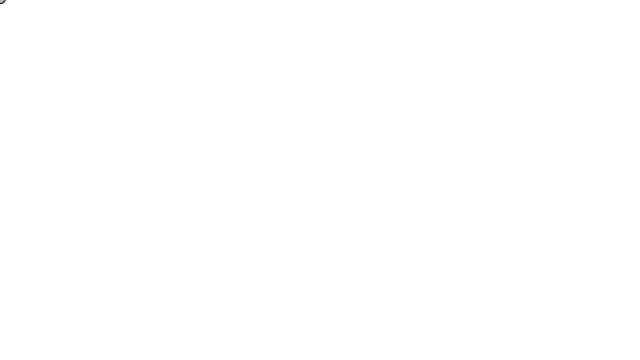
Frame 1 (no input)
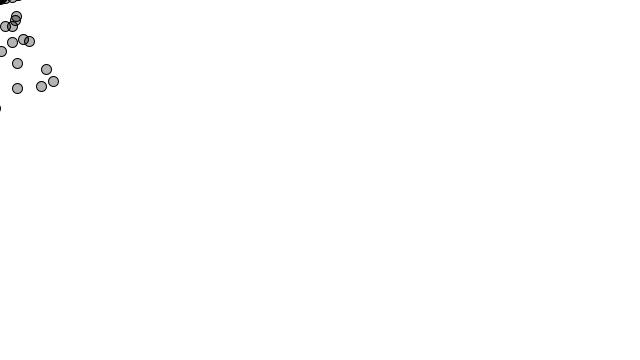
Frame 60 (the mouse pressed at the canvas centre just before this capture)
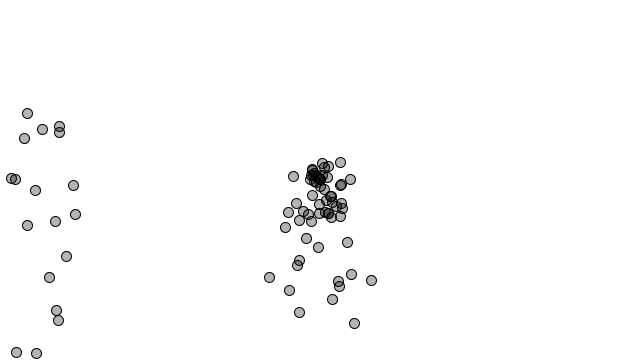
Frame 120 (the mouse held since frame 60 and released just before this capture)

The Processing sketch that drew these frames (run headless with seeded random() and noise(); from frame 60 on, the mouse is pressed at the canvas centre):

// Processing sketch: example_23_2_ArrayList
// ── example_23_2_ArrayList.pde
// Learning Processing
// Daniel Shiffman
// http://www.learningprocessing.com

// Example 23-2: Simple particle system with ArrayList

ArrayList<Particle> particles;

void setup() {
  size(640, 360);
  particles = new ArrayList<Particle>();
}

void draw() {
  // A new Particle object is added to the ArrayList every cycle through draw().
  particles.add(new Particle()); 

  background(255);
  // Iterate through our ArrayList and get each Particle
  // The ArrayList keeps track of the total number of particles.
  for (Particle p : particles) { 
    p.run();
    p.gravity();
    p.display();
  }

  // If the ArrayList has more than 100 elements in it, we delete the first element, using remove().
  if (particles.size() > 100) {
    particles.remove(0);
  }
}
// ── Particle.pde
// Learning Processing
// Daniel Shiffman
// http://www.learningprocessing.com

// Example 23-2: Simple particle system with ArrayList

// A simple Particle class
class Particle {
  
  float x;
  float y;
  float xspeed;
  float yspeed;
  
  Particle() {
    x = mouseX;
    y = mouseY;
    xspeed = random(-1,1);
    yspeed = random(-2,0);
  }
  
  void run() {
    x = x + xspeed;
    y = y + yspeed;
  }
  
  void gravity() {
    yspeed += 0.1;
  }
  
  void display() {
    stroke(0);
    fill(0,75);
    ellipse(x,y,10,10);
  }
}
